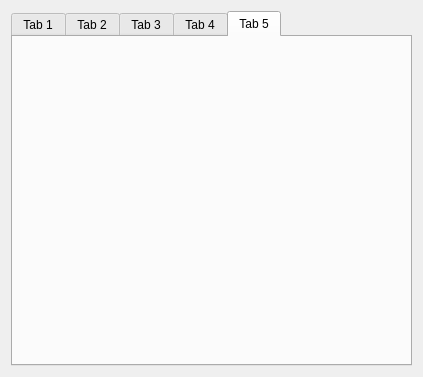
<?xml version="1.0" encoding="UTF-8"?>
<ui version="4.0">
 <class>MainWidget</class>
 <widget class="QWidget" name="MainWidget">
  <property name="geometry">
   <rect>
    <x>0</x>
    <y>0</y>
    <width>423</width>
    <height>377</height>
   </rect>
  </property>
  <property name="windowTitle">
   <string>MainWidget</string>
  </property>
  <layout class="QVBoxLayout" name="verticalLayout">
   <item>
    <widget class="QTabWidget" name="pTabWidget">
     <property name="currentIndex">
      <number>4</number>
     </property>
     <widget class="QWidget" name="pTab1">
      <attribute name="title">
       <string>Tab 1</string>
      </attribute>
     </widget>
     <widget class="QWidget" name="pTab2">
      <attribute name="title">
       <string>Tab 2</string>
      </attribute>
     </widget>
     <widget class="QWidget" name="pTab3">
      <attribute name="title">
       <string>Tab 3</string>
      </attribute>
     </widget>
     <widget class="QWidget" name="pTab4">
      <attribute name="title">
       <string>Tab 4</string>
      </attribute>
     </widget>
     <widget class="QWidget" name="pTab5">
      <attribute name="title">
       <string>Tab 5</string>
      </attribute>
     </widget>
    </widget>
   </item>
  </layout>
 </widget>
 <resources/>
 <connections/>
</ui>
